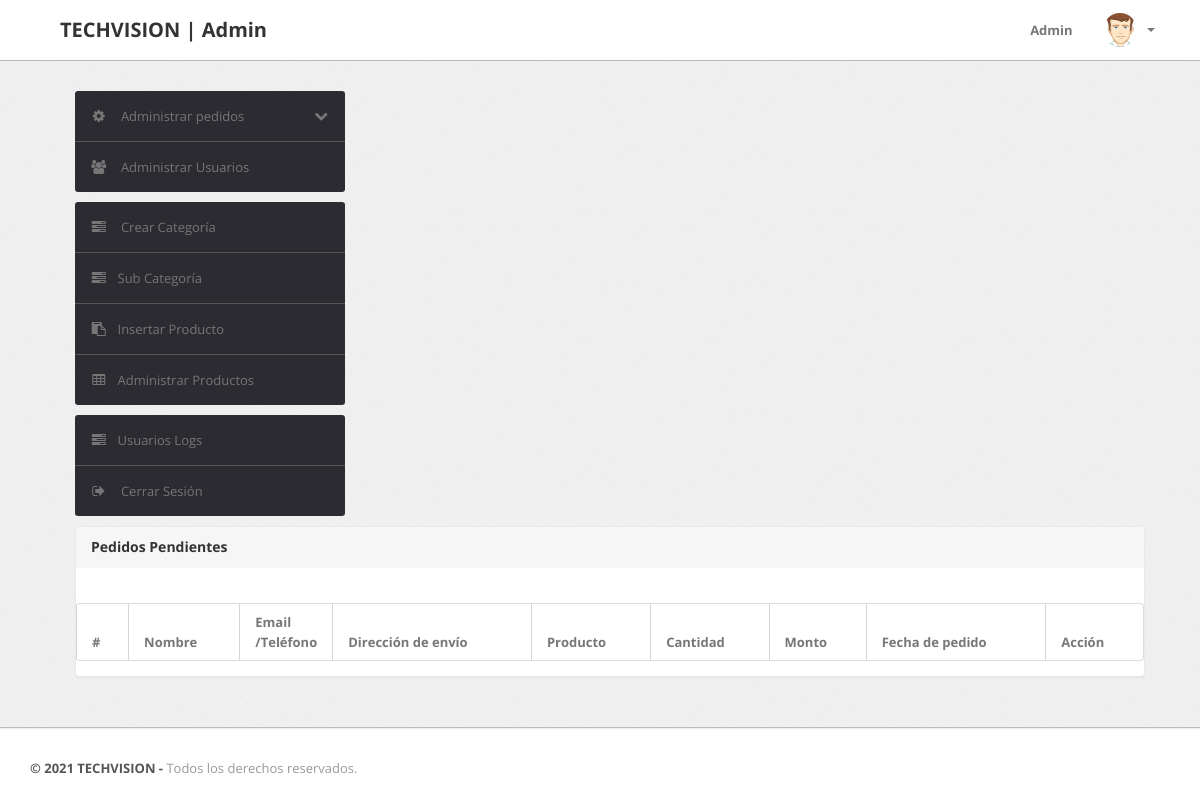
The app's page /admin/pending-orders.php (signed in), older data.
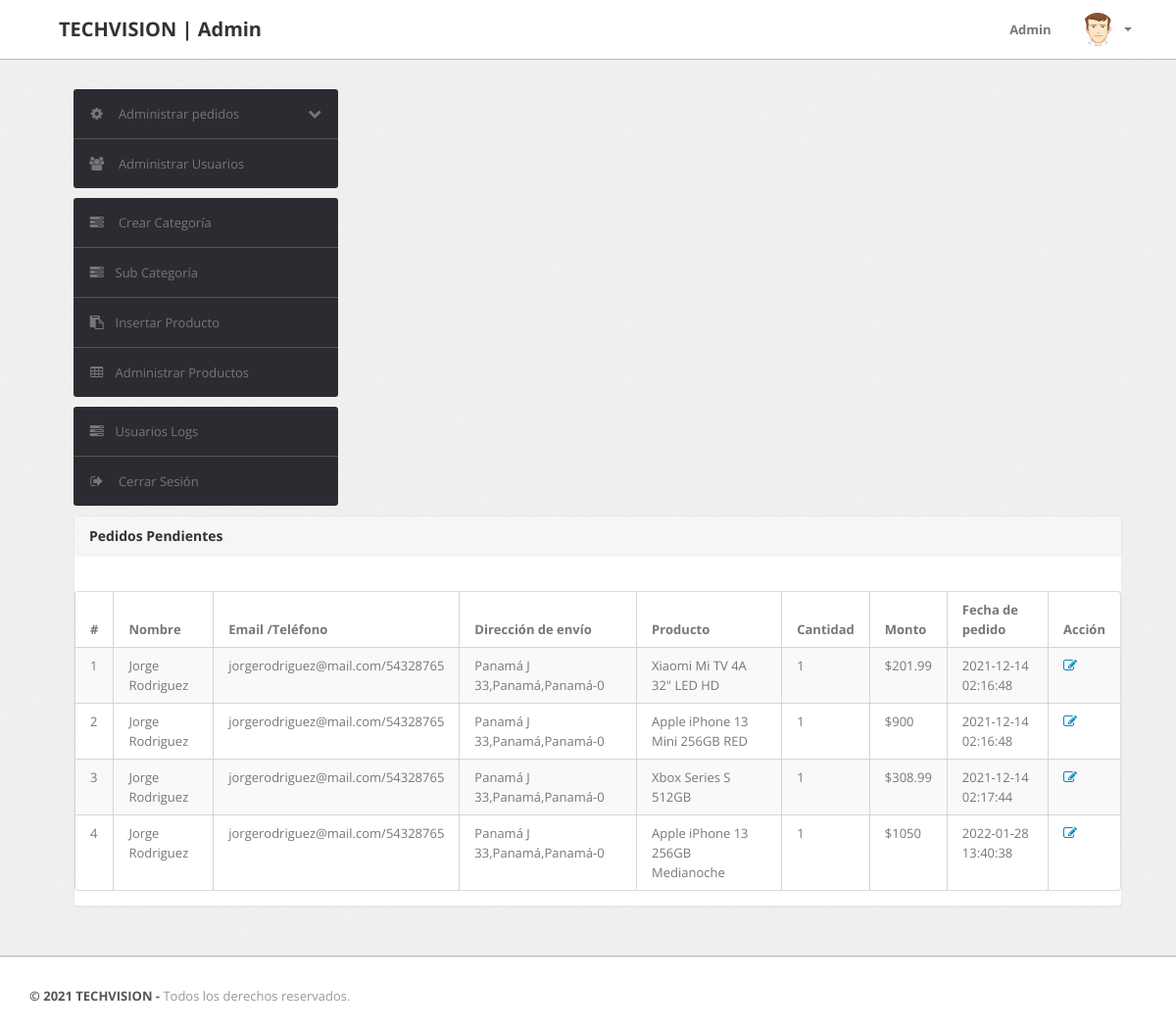
The same page, newer data.
### tables this page shows
CREATE TABLE `orders` (
  `id` int(11) NOT NULL AUTO_INCREMENT,
  `userId` int(11) DEFAULT NULL,
  `productId` varchar(255) DEFAULT NULL,
  `quantity` int(11) DEFAULT NULL,
  `orderDate` timestamp NOT NULL DEFAULT current_timestamp(),
  `paymentMethod` varchar(50) DEFAULT NULL,
  `orderStatus` varchar(55) DEFAULT NULL,
  PRIMARY KEY (`id`)
);

CREATE TABLE `users` (
  `id` int(11) NOT NULL AUTO_INCREMENT,
  `name` varchar(255) DEFAULT NULL,
  `email` varchar(255) DEFAULT NULL,
  `contactno` bigint(11) DEFAULT NULL,
  `password` varchar(255) DEFAULT NULL,
  `shippingAddress` longtext DEFAULT NULL,
  `shippingState` varchar(255) DEFAULT NULL,
  `shippingCity` varchar(255) DEFAULT NULL,
  `shippingPincode` int(11) DEFAULT NULL,
  `billingAddress` longtext DEFAULT NULL,
  `billingState` varchar(255) DEFAULT NULL,
  `billingCity` varchar(255) DEFAULT NULL,
  `billingPincode` int(11) DEFAULT NULL,
  `regDate` timestamp NOT NULL DEFAULT current_timestamp(),
  `updationDate` varchar(255) DEFAULT NULL,
  PRIMARY KEY (`id`)
);

CREATE TABLE `products` (
  `id` int(11) NOT NULL AUTO_INCREMENT,
  `category` int(11) NOT NULL,
  `subCategory` int(11) DEFAULT NULL,
  `productName` varchar(255) DEFAULT NULL,
  `productCompany` varchar(255) DEFAULT NULL,
  `productPrice` decimal(10,2) DEFAULT NULL,
  `productPriceBeforeDiscount` decimal(10,2) DEFAULT NULL,
  `productDescription` longtext DEFAULT NULL,
  `productImage1` varchar(255) DEFAULT NULL,
  `productImage2` varchar(255) DEFAULT NULL,
  `productImage3` varchar(255) DEFAULT NULL,
  `shippingCharge` decimal(10,2) DEFAULT NULL,
  `productAvailability` varchar(255) DEFAULT NULL,
  `postingDate` timestamp NULL DEFAULT current_timestamp(),
  `updationDate` varchar(255) DEFAULT NULL,
  PRIMARY KEY (`id`)
);

### admin/pending-orders.php (the view, shortened to what this page needs)
<?php
include('include/config.php');
if (strlen($_SESSION['alogin']) == 0) {
	header('location:index.php');
} else {
?>
	<!DOCTYPE html>
	<html lang="es">
	<head>
		<link type="text/css" href="bootstrap/css/bootstrap.min.css" rel="stylesheet">
		<link type="text/css" href="bootstrap/css/bootstrap-responsive.min.css" rel="stylesheet">
		<link type="text/css" href="css/theme.css" rel="stylesheet">
		<link type="text/css" href="images/icons/css/font-awesome.css" rel="stylesheet">
	</head>
	<body>
		<?php include('include/header.php'); ?>
		<div class="wrapper">
			<div class="container">
				<div class="row">
					<?php include('include/sidebar.php'); ?>
					<div class="span11">
						<div class="content">
							<div class="module">
								<div class="module-head">
									<h3>Pedidos Pendientes</h3>
								</div>
								<div class="module-body table">
									<br />
									<table cellpadding="0" cellspacing="0" border="0" class="datatable-1 table table-bordered table-striped	 display table-responsive">
										<thead>
											<tr>
												<th>#</th>
												<th>Nombre</th>
												<th width="50">Email /Teléfono</th>
												<th>Dirección de envío</th>
												<th>Producto </th>
												<th>Cantidad </th>
												<th>Monto </th>
												<th>Fecha de pedido</th>
												<th>Acción</th>
											</tr>
										</thead>
										<tbody>
											<?php
											$status = 'Pendiente';
											$query = mysqli_query($con, "select users.name as username,users.email as useremail,users.contactno as usercontact,users.shippingAddress as shippingaddress,users.shippingCity as shippingcity,users.shippingState as shippingstate,users.shippingPincode as shippingpincode,products.productName as productname,products.shippingCharge as shippingcharge,orders.quantity as quantity,orders.orderDate as orderdate,products.productPrice as productprice,orders.id as id  from orders join users on  orders.userId=users.id join products on products.id=orders.productId where orders.orderStatus='$status' or orders.orderStatus is null");
											$cnt = 1;
											while ($row = mysqli_fetch_array($query)) {
											?>
												<tr>
													<td><?php echo htmlentities($cnt); ?></td>
													<td><?php echo htmlentities($row['username']); ?></td>
													<td><?php echo htmlentities($row['useremail']); ?>/<?php echo htmlentities($row['usercontact']); ?></td>
													<td><?php echo htmlentities($row['shippingaddress'] . "," . $row['shippingcity'] . "," . $row['shippingstate'] . "-" . $row['shippingpincode']); ?></td>
													<td><?php echo htmlentities($row['productname']); ?></td>
													<td><?php echo htmlentities($row['quantity']); ?></td>
													<td>$<?php echo htmlentities($row['quantity'] * $row['productprice'] + $row['shippingcharge']); ?></td>
													<td><?php echo htmlentities($row['orderdate']); ?></td>
													<td> <a href="updateordernuevo.php?oid=<?php echo htmlentities($row['id']); ?>" title="Update order" target="_blank"><i class="icon-edit"></i></a>
													</td>
												</tr>
											<?php $cnt = $cnt + 1;
											} ?>
										</tbody>
									</table>
								</div>
							</div>
						</div>
					</div>
				</div>
			</div>
		</div>
		<?php include('include/footer.php'); ?>
	</body>
<?php } ?>

Row changes from the older to the newer data that the page shows:
now on this page (row edited): orders: userId.name "Jorge Rodriguez", userId.email "jorgerodriguez@mail.com", userId.contactno "54328765", userId.shippingPincode "Panamá J 33,Panamá,Panamá-0", productId.productName "Xiaomi Mi TV 4A 32\" LED HD", quantity "1", quantity.shippingCharge "201.99", orderDate "2021-12-14 02:16:48"
added orders: userId.name "Jorge Rodriguez", userId.email "jorgerodriguez@mail.com", userId.contactno "54328765", userId.shippingPincode "Panamá J 33,Panamá,Panamá-0", productId.productName "Apple iPhone 13 Mini 256GB RED", quantity "1", quantity.shippingCharge "900", orderDate "2021-12-14 02:16:48"
added orders: userId.name "Jorge Rodriguez", userId.email "jorgerodriguez@mail.com", userId.contactno "54328765", userId.shippingPincode "Panamá J 33,Panamá,Panamá-0", productId.productName "Xbox Series S 512GB", quantity "1", quantity.shippingCharge "308.99", orderDate "2021-12-14 02:17:44"
added orders: userId.name "Jorge Rodriguez", userId.email "jorgerodriguez@mail.com", userId.contactno "54328765", userId.shippingPincode "Panamá J 33,Panamá,Panamá-0", productId.productName "Apple iPhone 13 256GB Medianoche", quantity "1", quantity.shippingCharge "1050", orderDate "2022-01-28 13:40:38"
